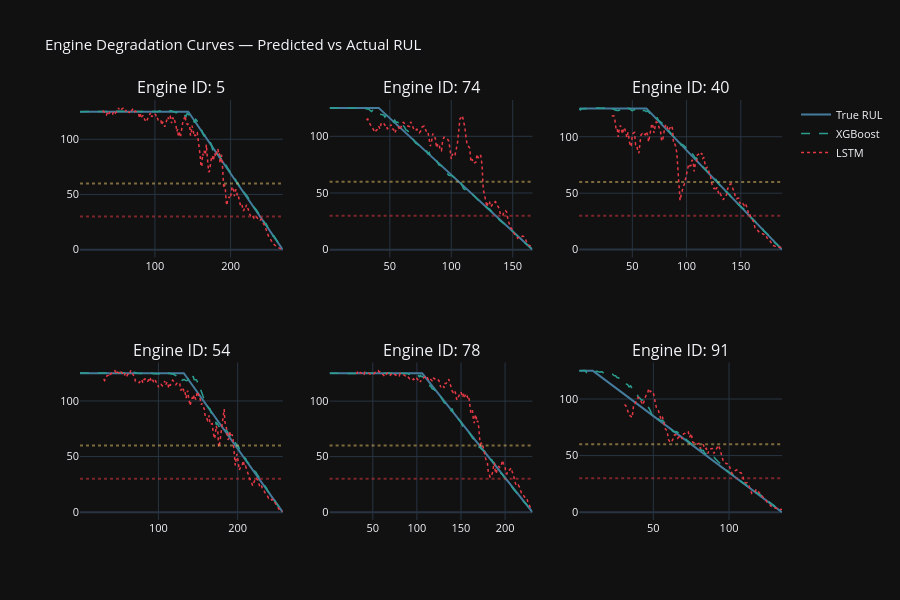

Write notebook code for a chart like this one.
### Code cell
# Generating XGBoost predictions on the testing set
xgb_model = xgb.XGBRegressor()
xgb_model.load_model('../results/models/xgboost.json')

df_test = df[test_mask].copy()
df_test['RUL_pred_xgb'] = xgb_model.predict(df_test[feature_cols])

# Preparing sequences and generating LSTM predictions
WINDOW   = 30
FEATURES = useful_sensors + ['op_setting_1', 'op_setting_2', 'op_setting_3']
scaler   = MinMaxScaler()
df_scaled = df.copy()
df_scaled[FEATURES] = scaler.fit_transform(df[FEATURES])
lstm_model = tf.keras.models.load_model('../results/models/lstm_rul.keras')

lstm_preds = {}
for eng in test_engines:
    group = df_scaled[df_scaled['unit_id'] == eng].sort_values('cycle')
    feats = group[FEATURES].values
    preds = [np.nan] * WINDOW
    
    # Simulating real-time sequential prediction
    for i in range(WINDOW, len(feats)):
        seq = feats[i-WINDOW:i][np.newaxis]
        preds.append(float(lstm_model.predict(seq, verbose=0)[0][0]))
    lstm_preds[eng] = preds

# Selecting 6 random engines for visualization
sample_engines = np.random.choice(list(test_engines), size=6, replace=False)

# Constructing interactive subplots for degradation curves
fig = make_subplots(
    rows=2, cols=3,
    subplot_titles=[f'Engine ID: {e}' for e in sample_engines],
    shared_yaxes=False
)

alert_color = {'NORMAL': '#2a9d8f', 'WARNING': '#e9c46a', 'CRITICAL': '#e63946'}

for idx, eng in enumerate(sample_engines):
    row = idx // 3 + 1
    col = idx %  3 + 1
    grp = df[df['unit_id'] == eng].sort_values('cycle')
    grp_test = df_test[df_test['unit_id'] == eng].sort_values('cycle')

    # Plotting the Ground Truth RUL
    fig.add_trace(go.Scatter(
        x=grp['cycle'], y=grp['RUL'],
        mode='lines', name='True RUL',
        line=dict(color='#457b9d', width=2),
        showlegend=(idx == 0)
    ), row=row, col=col)

    # Plotting XGBoost Predictions
    fig.add_trace(go.Scatter(
        x=grp_test['cycle'], y=grp_test['RUL_pred_xgb'],
        mode='lines', name='XGBoost',
        line=dict(color='#2a9d8f', width=1.5, dash='dash'),
        showlegend=(idx == 0)
    ), row=row, col=col)

    # Plotting LSTM Predictions
    lstm_p = lstm_preds[eng]
    cycles = grp['cycle'].values
    fig.add_trace(go.Scatter(
        x=cycles, y=lstm_p,
        mode='lines', name='LSTM',
        line=dict(color='#e63946', width=1.5, dash='dot'),
        showlegend=(idx == 0)
    ), row=row, col=col)

    # Adding critical and warning threshold lines
    for thresh, color in [(30, '#e63946'), (60, '#e9c46a')]:
        fig.add_hline(y=thresh, line_dash='dot', line_color=color,
                      opacity=0.5, row=row, col=col)

# Formatting and exporting the interactive plot
fig.update_layout(
    title='Engine Degradation Curves — Predicted vs Actual RUL',
    height=600, template='plotly_dark',
    font=dict(size=11)
)
fig.write_html('../results/degradation_curves.html')
fig.show()

### Figure 1 — Plotly figure (JSON) as saved in the notebook; plotly's stock layout.template omitted (floating-point values rounded to 4 significant figures; data arrays with more than 128 entries replaced by an {"elided": "..."} marker saying what was removed)
{"data": [{"line": {"color": "#457b9d", "width": 2}, "mode": "lines", "name": "True RUL", "showlegend": true, "type": "scatter", "x": {"elided": "269 int values"}, "xaxis": "x", "y": {"elided": "269 int values"}, "yaxis": "y"}, {"line": {"color": "#2a9d8f", "dash": "dash", "width": 1.5}, "mode": "lines", "name": "XGBoost", "showlegend": true, "type": "scatter", "x": {"elided": "269 int values"}, "xaxis": "x", "y": {"elided": "269 float values"}, "yaxis": "y"}, {"line": {"color": "#e63946", "dash": "dot", "width": 1.5}, "mode": "lines", "name": "LSTM", "showlegend": true, "type": "scatter", "x": {"elided": "269 int values"}, "xaxis": "x", "y": {"elided": "269 float values"}, "yaxis": "y"}, {"line": {"color": "#457b9d", "width": 2}, "mode": "lines", "name": "True RUL", "showlegend": false, "type": "scatter", "x": {"elided": "166 int values"}, "xaxis": "x2", "y": {"elided": "166 int values"}, "yaxis": "y2"}, {"line": {"color": "#2a9d8f", "dash": "dash", "width": 1.5}, "mode": "lines", "name": "XGBoost", "showlegend": false, "type": "scatter", "x": {"elided": "166 int values"}, "xaxis": "x2", "y": {"elided": "166 float values"}, "yaxis": "y2"}, {"line": {"color": "#e63946", "dash": "dot", "width": 1.5}, "mode": "lines", "name": "LSTM", "showlegend": false, "type": "scatter", "x": {"elided": "166 int values"}, "xaxis": "x2", "y": {"elided": "166 float values"}, "yaxis": "y2"}, {"line": {"color": "#457b9d", "width": 2}, "mode": "lines", "name": "True RUL", "showlegend": false, "type": "scatter", "x": {"elided": "188 int values"}, "xaxis": "x3", "y": {"elided": "188 int values"}, "yaxis": "y3"}, {"line": {"color": "#2a9d8f", "dash": "dash", "width": 1.5}, "mode": "lines", "name": "XGBoost", "showlegend": false, "type": "scatter", "x": {"elided": "188 int values"}, "xaxis": "x3", "y": {"elided": "188 float values"}, "yaxis": "y3"}, {"line": {"color": "#e63946", "dash": "dot", "width": 1.5}, "mode": "lines", "name": "LSTM", "showlegend": false, "type": "scatter", "x": {"elided": "188 int values"}, "xaxis": "x3", "y": {"elided": "188 float values"}, "yaxis": "y3"}, {"line": {"color": "#457b9d", "width": 2}, "mode": "lines", "name": "True RUL", "showlegend": false, "type": "scatter", "x": {"elided": "257 int values"}, "xaxis": "x4", "y": {"elided": "257 int values"}, "yaxis": "y4"}, {"line": {"color": "#2a9d8f", "dash": "dash", "width": 1.5}, "mode": "lines", "name": "XGBoost", "showlegend": false, "type": "scatter", "x": {"elided": "257 int values"}, "xaxis": "x4", "y": {"elided": "257 float values"}, "yaxis": "y4"}, {"line": {"color": "#e63946", "dash": "dot", "width": 1.5}, "mode": "lines", "name": "LSTM", "showlegend": false, "type": "scatter", "x": {"elided": "257 int values"}, "xaxis": "x4", "y": {"elided": "257 float values"}, "yaxis": "y4"}, {"line": {"color": "#457b9d", "width": 2}, "mode": "lines", "name": "True RUL", "showlegend": false, "type": "scatter", "x": {"elided": "231 int values"}, "xaxis": "x5", "y": {"elided": "231 int values"}, "yaxis": "y5"}, {"line": {"color": "#2a9d8f", "dash": "dash", "width": 1.5}, "mode": "lines", "name": "XGBoost", "showlegend": false, "type": "scatter", "x": {"elided": "231 int values"}, "xaxis": "x5", "y": {"elided": "231 float values"}, "yaxis": "y5"}, {"line": {"color": "#e63946", "dash": "dot", "width": 1.5}, "mode": "lines", "name": "LSTM", "showlegend": false, "type": "scatter", "x": {"elided": "231 int values"}, "xaxis": "x5", "y": {"elided": "231 float values"}, "yaxis": "y5"}, {"line": {"color": "#457b9d", "width": 2}, "mode": "lines", "name": "True RUL", "showlegend": false, "type": "scatter", "x": {"elided": "135 int values"}, "xaxis": "x6", "y": {"elided": "135 int values"}, "yaxis": "y6"}, {"line": {"color": "#2a9d8f", "dash": "dash", "width": 1.5}, "mode": "lines", "name": "XGBoost", "showlegend": false, "type": "scatter", "x": {"elided": "135 int values"}, "xaxis": "x6", "y": {"elided": "135 float values"}, "yaxis": "y6"}, {"line": {"color": "#e63946", "dash": "dot", "width": 1.5}, "mode": "lines", "name": "LSTM", "showlegend": false, "type": "scatter", "x": {"elided": "135 int values"}, "xaxis": "x6", "y": {"elided": "135 float values"}, "yaxis": "y6"}], "layout": {"annotations": [{"font": {"size": 16}, "showarrow": false, "text": "Engine ID: 5", "x": 0.1444, "xanchor": "center", "xref": "paper", "y": 1, "yanchor": "bottom", "yref": "paper"}, {"font": {"size": 16}, "showarrow": false, "text": "Engine ID: 74", "x": 0.5, "xanchor": "center", "xref": "paper", "y": 1, "yanchor": "bottom", "yref": "paper"}, {"font": {"size": 16}, "showarrow": false, "text": "Engine ID: 40", "x": 0.8556, "xanchor": "center", "xref": "paper", "y": 1, "yanchor": "bottom", "yref": "paper"}, {"font": {"size": 16}, "showarrow": false, "text": "Engine ID: 54", "x": 0.1444, "xanchor": "center", "xref": "paper", "y": 0.375, "yanchor": "bottom", "yref": "paper"}, {"font": {"size": 16}, "showarrow": false, "text": "Engine ID: 78", "x": 0.5, "xanchor": "center", "xref": "paper", "y": 0.375, "yanchor": "bottom", "yref": "paper"}, {"font": {"size": 16}, "showarrow": false, "text": "Engine ID: 91", "x": 0.8556, "xanchor": "center", "xref": "paper", "y": 0.375, "yanchor": "bottom", "yref": "paper"}], "font": {"size": 11}, "height": 600, "shapes": [{"line": {"color": "#e63946", "dash": "dot"}, "opacity": 0.5, "type": "line", "x0": 0, "x1": 1, "xref": "x domain", "y0": 30, "y1": 30, "yref": "y"}, {"line": {"color": "#e9c46a", "dash": "dot"}, "opacity": 0.5, "type": "line", "x0": 0, "x1": 1, "xref": "x domain", "y0": 60, "y1": 60, "yref": "y"}, {"line": {"color": "#e63946", "dash": "dot"}, "opacity": 0.5, "type": "line", "x0": 0, "x1": 1, "xref": "x2 domain", "y0": 30, "y1": 30, "yref": "y2"}, {"line": {"color": "#e9c46a", "dash": "dot"}, "opacity": 0.5, "type": "line", "x0": 0, "x1": 1, "xref": "x2 domain", "y0": 60, "y1": 60, "yref": "y2"}, {"line": {"color": "#e63946", "dash": "dot"}, "opacity": 0.5, "type": "line", "x0": 0, "x1": 1, "xref": "x3 domain", "y0": 30, "y1": 30, "yref": "y3"}, {"line": {"color": "#e9c46a", "dash": "dot"}, "opacity": 0.5, "type": "line", "x0": 0, "x1": 1, "xref": "x3 domain", "y0": 60, "y1": 60, "yref": "y3"}, {"line": {"color": "#e63946", "dash": "dot"}, "opacity": 0.5, "type": "line", "x0": 0, "x1": 1, "xref": "x4 domain", "y0": 30, "y1": 30, "yref": "y4"}, {"line": {"color": "#e9c46a", "dash": "dot"}, "opacity": 0.5, "type": "line", "x0": 0, "x1": 1, "xref": "x4 domain", "y0": 60, "y1": 60, "yref": "y4"}, {"line": {"color": "#e63946", "dash": "dot"}, "opacity": 0.5, "type": "line", "x0": 0, "x1": 1, "xref": "x5 domain", "y0": 30, "y1": 30, "yref": "y5"}, {"line": {"color": "#e9c46a", "dash": "dot"}, "opacity": 0.5, "type": "line", "x0": 0, "x1": 1, "xref": "x5 domain", "y0": 60, "y1": 60, "yref": "y5"}, {"line": {"color": "#e63946", "dash": "dot"}, "opacity": 0.5, "type": "line", "x0": 0, "x1": 1, "xref": "x6 domain", "y0": 30, "y1": 30, "yref": "y6"}, {"line": {"color": "#e9c46a", "dash": "dot"}, "opacity": 0.5, "type": "line", "x0": 0, "x1": 1, "xref": "x6 domain", "y0": 60, "y1": 60, "yref": "y6"}], "title": {"text": "Engine Degradation Curves — Predicted vs Actual RUL"}, "xaxis": {"anchor": "y", "domain": [0, 0.2889]}, "xaxis2": {"anchor": "y2", "domain": [0.3556, 0.6444]}, "xaxis3": {"anchor": "y3", "domain": [0.7111, 1]}, "xaxis4": {"anchor": "y4", "domain": [0, 0.2889]}, "xaxis5": {"anchor": "y5", "domain": [0.3556, 0.6444]}, "xaxis6": {"anchor": "y6", "domain": [0.7111, 1]}, "yaxis": {"anchor": "x", "domain": [0.625, 1]}, "yaxis2": {"anchor": "x2", "domain": [0.625, 1]}, "yaxis3": {"anchor": "x3", "domain": [0.625, 1]}, "yaxis4": {"anchor": "x4", "domain": [0, 0.375]}, "yaxis5": {"anchor": "x5", "domain": [0, 0.375]}, "yaxis6": {"anchor": "x6", "domain": [0, 0.375]}}}
